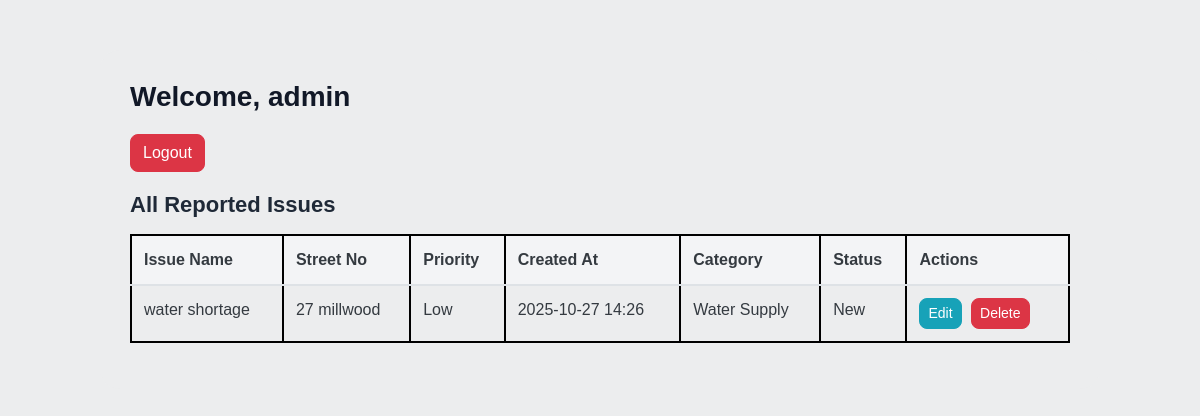
/reporting/dashboard/ (signed in), run on the app's committed database.
### reportingApp/models.py (models this page shows, shortened)
class Issue(models.Model):
    PRIORITY_CHOICES = [
        ('Low', 'Low'),
        ('Medium', 'Medium'),
        ('High', 'High'),
    ]
    CATEGORY_CHOICES = [
        ('Roads', 'Roads'),
        ('Sanitation', 'Sanitation'),
        ('Electricity', 'Electricity'),
        ('Water Supply', 'Water Supply'),
        ('Other', 'Other'),
    ]
    STATUS_CHOICES = [
        ('New', 'New'),
        ('In Progress', 'In Progress'),
        ('Resolved', 'Resolved'),
    ]
    user = models.ForeignKey(User, on_delete=models.CASCADE)
    issue_name = models.CharField(max_length=200)
    street_no = models.CharField(max_length=100)
    priority = models.CharField(max_length=10, choices=PRIORITY_CHOICES, default='Low')
    description = models.TextField()
    category = models.CharField(max_length=20, choices=CATEGORY_CHOICES, default='Roads')
    status = models.CharField(max_length=20, choices=STATUS_CHOICES, default='New')
    created_at = models.DateTimeField(auto_now_add=True)

### reportingApp/views.py (the view)
# urls.py: path('dashboard/', dashboard, name='dashboard'),
@never_cache
@login_required(login_url='login')
def dashboard(request):
    user = request.user
    if user.is_superuser:
        issues = Issue.objects.all().order_by('-created_at')
    else:
        issues = Issue.objects.filter(user=user).order_by('-created_at')
    return render(request, 'dashboard.html', {'issues': issues})

### reportingApp/templates/dashboard.html (shortened to what this page needs)
{% extends 'base.html' %} {% block content %}
<div class="dashboard-container">
  <h2>Welcome, {{ user.username }}</h2>
  <div class="top-actions">
    <a href="{% url 'logout' %}" class="btn btn-danger">Logout</a>
  </div>
  {% if user.is_superuser %}
  <h4>All Reported Issues</h4>
  {% else %}
  <h4>Your Reported Issues</h4>
  {% endif %} {% if issues %}
  <div class="table-wrapper mt-3">
    <table class="table text-dark">
      <thead>
        <tr>
          <th>Issue Name</th>
          <th>Street No</th>
          <th>Priority</th>
          <th>Created At</th>
          <th>Category</th>
          <th>Status</th>
          <th>Actions</th>
        </tr>
      </thead>
      <tbody>
        {% for issue in issues %}
        <tr>
          <td>{{ issue.issue_name }}</td>
          <td>{{ issue.street_no }}</td>
          <td>{{ issue.priority }}</td>
          <td>{{ issue.created_at|date:"Y-m-d H:i" }}</td>
          <td>{{ issue.category }}</td>
          <td>{{ issue.status }}</td>
          <td class="actions">
            <a
              href="{% url 'update_issue' issue.id %}"
              class="btn btn-sm btn-info"
              >Edit</a
            >
            <a
              href="{% url 'delete_issue' issue.id %}"
              class="btn btn-sm btn-danger"
              >Delete</a
            >
          </td>
        </tr>
        {% endfor %}
      </tbody>
    </table>
  </div>
  {% else %}
  <p>No issues reported yet.</p>
  {% endif %}
</div>
{% endblock %}

### reportingApp/templates/dashboard.html (style rules this page uses)
body { background-color: #ecedee; font-family: "Poppins", sans-serif; }
.dashboard-container { max-width: 1000px; margin: 50px auto; padding: 30px; background-color: #ecedee; border-radius: 20px; color: #1f2937; }
.dashboard-container h2 { font-size: 28px; font-weight: 700; margin-bottom: 20px; color: #111827; }
.dashboard-container h4 { font-size: 22px; font-weight: 600; margin-bottom: 15px; color: #1f2937; }
.btn-danger, .btn-info { border-radius: 8px; font-weight: 500; }
.table-wrapper { overflow-x: auto; }
table { width: 100%; color: #1f2937; background: #fff; border: 2px solid #000; border-collapse: collapse; }
table thead { background: #f3f4f6; }
table th, table td { vertical-align: middle; padding: 12px; border: 2px solid #000; }
.actions a { margin-right: 5px; }
.top-actions { display: flex; justify-content: space-between; align-items: center; margin-bottom: 20px; }

### data on the page
Issue: issue_name "water shortage", street_no "27 millwood", priority "Low", created_at "2025-10-27 14:26", category "Water Supply", status "New"

### other printed values
{{ user.username }} "admin"
